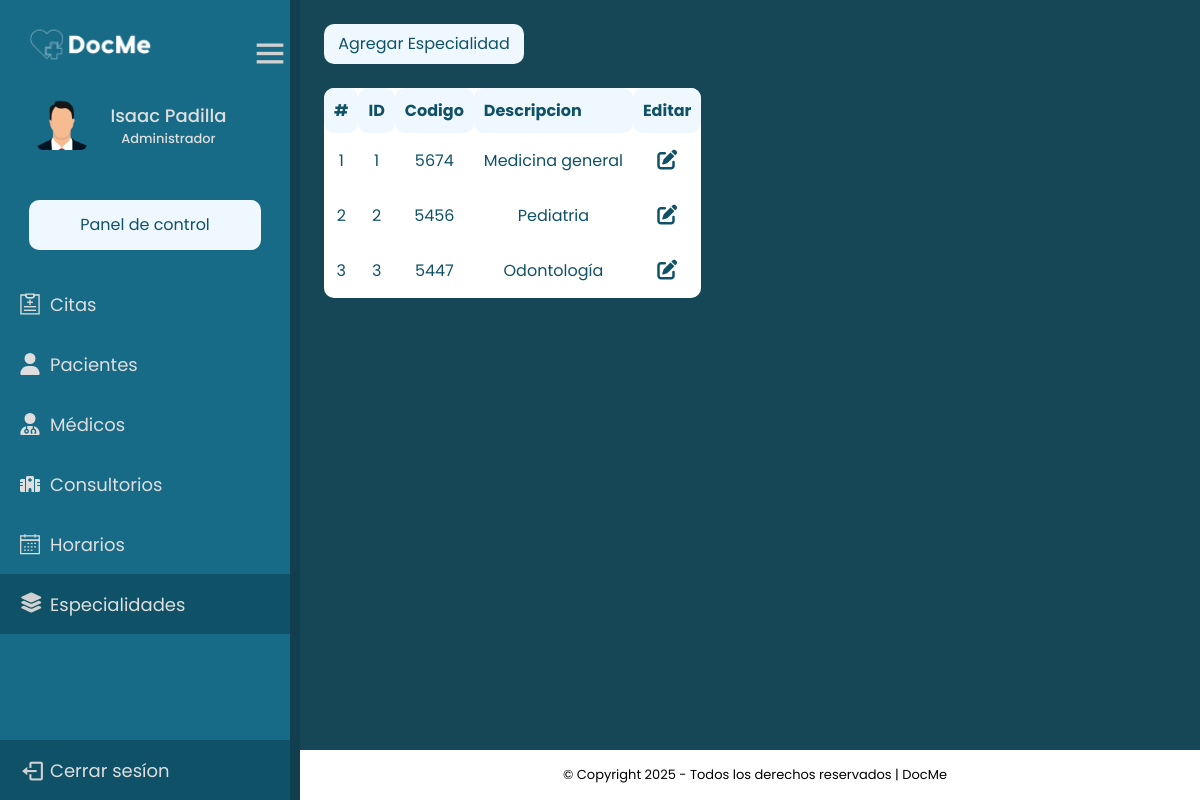
/frontend/admin/especialidades.php (signed in), run on the app's committed database.
### tables this page shows
CREATE TABLE `usuarios` (
  `ID_Usu` int(11) NOT NULL,
  `Nombre` varchar(45) NOT NULL,
  `Apellido` varchar(45) NOT NULL,
  `Correo` varchar(30) NOT NULL,
  `Password` varchar(100) NOT NULL,
  `User_Name` varchar(30) NOT NULL,
  `FechaNac` date DEFAULT NULL,
  `Telefono` varchar(15) NOT NULL,
  `Identificacion` varchar(15) NOT NULL,
  `token_recovery_pass` varchar(45) DEFAULT NULL,
  `Estado` varchar(15) NOT NULL DEFAULT 'Activo',
  `ID_Rol` int(11) NOT NULL
);

CREATE TABLE `roles` (
  `ID_Rol` int(11) NOT NULL,
  `Rol` varchar(30) NOT NULL
);

CREATE TABLE `especialidad` (
  `ID_Esp` int(11) NOT NULL,
  `Codigo_Esp` varchar(10) DEFAULT NULL,
  `Descripcion` varchar(100) DEFAULT NULL
);

### backend/getUserData.php (called while the page is built)
<?php
function getUserData($userId) {
    global $connect;
    $stmt = $connect->prepare('SELECT nombre, apellido, identificacion, correo, telefono, user_name, rol FROM usuarios, roles WHERE id_usu = :userId AND usuarios.id_rol = roles.id_rol');
    $stmt->bindParam(':userId', $userId);
    $stmt->execute();
    $result = $stmt->fetch();
    $userData = $result;
    return $userData;
}
?>

### frontend/admin/especialidades.php (the view, shortened to what this page needs)
<?php
include '../../backend/dashboard.php';
include '../../backend/getUserData.php';
include '../../backend/config.php';
if(isset($_SESSION['id'])) {
    $userData = getUserData($_SESSION['id']);
    $name = $userData['nombre'];
    $last_name = $userData['apellido'];
    $stmt = $connect->prepare("SELECT * FROM especialidad WHERE 1");
    $stmt->execute();
    $listEsp = $stmt->fetchAll(PDO::FETCH_ASSOC);
?>
<head>
    <link href="https://cdn.jsdelivr.net/npm/bootstrap@5.3.2/dist/css/bootstrap.min.css" rel="stylesheet"
>
    <link href='https://unpkg.com/boxicons@2.1.4/css/boxicons.min.css' rel='stylesheet'>
    <link href="https://unpkg.com/vanilla-datatables@latest/dist/vanilla-dataTables.min.css" rel="stylesheet" type="text/css">
    <link rel="stylesheet" href="../../frontend/css/windows_admin.css">
    <link rel="stylesheet" href="../css/dashboard.css">
</head>
<body>
    <div class="sidebar">
        <?php include('../tamplates/sideBar.php')?>
        <div class="content-area">
            <div class="container-fluid row">
            <div class="btn-add-container col-12 ps-4 pt-4">
                    <button type="button" data-bs-toggle="modal" data-bs-target="#addEsp" class="btn-add">Agregar Especialidad</button>
                </div>
                <div class="col-12 p-4">
                    <table class="table-striped" id="table">
                        <thead>
                            <tr>
                                <th>#</th>
                                <th scope="col">ID</th>
                                <th scope="col">Codigo</th>
                                <th scope="col">Descripcion</th>
                                <th>Editar</th>
                            </tr>
                        </thead>
                        <tbody>
                            <?php
                        $i = 0;
                        foreach ($listEsp as $especialidad) {?>
                            <tr>
                                <td scope="row"><?php echo $i = $i + 1; ?></td>
                                <td><?php echo $especialidad['ID_Esp']; ?></td>
                                <td><?php echo $especialidad['Codigo_Esp']; ?></td>
                                <td><?php echo $especialidad['Descripcion']; ?></td>
                                <td>
                                    <button type="button" data-bs-toggle="modal" class="btn btn-edit" data-bs-target="#EditEsp<?php echo $especialidad['ID_Esp']; ?>"><i class="fa-solid fa-pen-to-square" name="btnEdit" value="btnEdit"></i></button>
                                </td>
                            </tr>
                            <?php }?>
                        </tbody>
                    </table>
                </div>
            </div>
             <?php include('../tamplates/footer.php')?>
        </div>
    </div>
</body>
</html>
<?php }else{
header('Location: ../login.php');
}?>

### frontend/tamplates/sideBar.php (shortened to what this page needs)
<div class="logo-datails">
            <img src="../../img/logo_docme.png" alt="">
            <section class="home-section">
                <div class="home-content">
                    <i class='bx bx-menu'></i>
                </div>
            </section>
        </div>
        <div class="profile-details">
            <div class="profile-content">
                <img src="../../img/profile.png" alt="profile">
            </div>
            <div class="name-user">
                <div class="profile_name"><span><?php echo $name; ?></span> <span><?php echo $last_name; ?></span></div>
                <div class="rol"><?php echo $userData['rol'];?></div>
            </div>
        </div>
        <ul class="nav-links">
            <a class="panel" href="../admin/dashboard.php">
                <div>
                    <span>Panel de control</span>
                </div>
            </a>
            <li class="mt-4">
                <a href="../admin/citas.php">
                    <span class="link_name">Citas</span>
                </a>
            </li>
            <li>
                <a href="../admin/pacientes.php">
                    <svg xmlns="http://www.w3.org/2000/svg" style="fill:#DEDEDE" viewBox="0 0 448 512">
                        <path
                            d="M224 256A128 128 0 1 0 224 0a128 128 0 1 0 0 256zm-45.7 48C79.8 304 0 383.8 0 482.3C0 498.7 13.3 512 29.7 512H418.3c16.4 0 29.7-13.3 29.7-29.7C448 383.8 368.2 304 269.7 304H178.3z" />
                    </svg>
                    <span class="link_name">Pacientes</span>
                </a>
            </li>
            <li>
                <a href="../admin/medicos.php">
                    <span class="link_name">Médicos</span>
                </a>
            </li>
            <li>
                <a href="../admin/consultorios.php">
                    <span class="link_name">Consultorios</span>
                </a>
            </li>
            <li>
                <a href="#">
                    <span class="link_name">Horarios</span>
                </a>
            </li>
            <li>
                <a href="../admin/especialidades.php">
                    <i class="fs-5 fa-solid fa-layer-group"></i>
                    <span class="link_name">Especialidades</span>
                </a>
            </li>
            <li class="mt-auto">
                <a href="?logout">
                    <i class='bx bx-log-out'></i>
                    <span class="link_name">Cerrar sesíon</span>
                </a>
            </li>
        </ul>

### frontend/css/windows_admin.css (style rules this page uses)
* { margin: 0; padding: 0; box-sizing: border-box; font-family: 'Poppins', sans-serif; }
.sidebar { position: fixed; top: 0; left: 0; height: 100%; width: 300px; padding: 20px 0 0 0; background-color: #176B87; display: flex; flex-direction: column; justify-content: center; align-items: center; gap:20px; border-right: 10px solid rgba(15, 53, 65, .8); overflow-y: auto; overflow-x: hidden; z-index: 1; transition: all .4s ease; }
.sidebar .logo-datails { height: 60px; width: 100%; display: flex; align-items: center; justify-content: space-between; }
.sidebar .home-section { font-size:40px; width: auto; display: flex; align-items: center; cursor: pointer; }
.sidebar .home-section i { font-size:40px; width: 100%; }
.sidebar .logo-datails img { height: 50px; min-width: 78px; }
.sidebar .profile-details { display: flex; align-items: center; width: 90%; }
.sidebar .profile-details .profile-content { display: flex; align-items: center; }
.sidebar .profile-details img { height: 70px; width: 70px; object-fit: cover; border-radius: 16px; margin: 0 14px 0 12px; padding: 10px; }
.sidebar .profile-details .profile_name, .sidebar .profile-details .rol { color: #DEDEDE; font-size: 18px; font-weight: 500; width: 100%; text-align: center; }
.sidebar .profile-details .rol { font-size: 13px; text-align: center; }
.sidebar .panel { display: flex; text-decoration: none; justify-content: center; align-items: center; width: 80%; height: 50px; color:#0f5268; background-color: aliceblue; border-radius: 10px; cursor: pointer; transition: .3s ease-in-out; }
.sidebar .nav-links { height: 100%; width: 100%; padding: 20px 0 0 0; margin: 0; }
.sidebar .nav-links { display: flex; top:0; flex-direction: column; align-items:center; }
.sidebar .nav-links li { position: relative; list-style: none; transition: all 0.4s ease; height: 60px; cursor: pointer; width: 100%; }
.sidebar .nav-links li svg, i { color: #D1D1D1; font-size: 25px; height: 22px; width: 20px ; }
.sidebar .nav-links li:last-child { background: #0f5268; }
.sidebar .nav-links li a { text-decoration: none; height: 100%; width: 100%; display: flex; align-items: center; gap: 10px; padding-left: 20px; transition: all .4s ease; }
.sidebar .nav-links li a .link_name { font-size: 18px; font-weight: 400; color: #DEDEDE; }
.sidebar .content-area { position: fixed; top: 0; right: 0; height: calc(100% - 50px); width: calc(100% - 300px); background: #164757; transition: all .4s ease; overflow-y: auto; overflow-x: hidden; }

### frontend/css/dashboard.css (style rules this page uses)
.btn-add-container { display: flex; justify-content: start; align-items: center; }
.btn-add { background-color: aliceblue; color: #0f5268; height: 40px; width: 200px; border-radius: 10px; border-style: none; transition: .3s ease-in-out; }
.btn-edit { width: 45px; height: 35px; transition: .2s ease-in-out; padding: 0; }
.btn-edit i { font-size: 20px; color: #0f5268; transition: .2s ease-in-out; }
.container-fluid { overflow-x: auto; }
table { background-color: white; border-collapse: collapse; border-radius: 10px; }
td { text-align: center; }
th, td { padding: 10px; color: #0f5268; border-radius: 10px; }
thead { background-color: aliceblue; color: #0f5268; }

### frontend/admin/especialidades.php (style rules this page uses)
.sidebar .nav-links li:nth-child(7) { background-color: #0f5268; }

### data on the page
usuarios: Nombre "Isaac", Apellido "Padilla", ID_Rol.Rol "Administrador"
especialidad: ID_Esp "1", Codigo_Esp "5674", Descripcion "Medicina general"
especialidad: i "2", ID_Esp "2", Codigo_Esp "5456", Descripcion "Pediatria"
especialidad: i "3", ID_Esp "3", Codigo_Esp "5447", Descripcion "Odontología"
